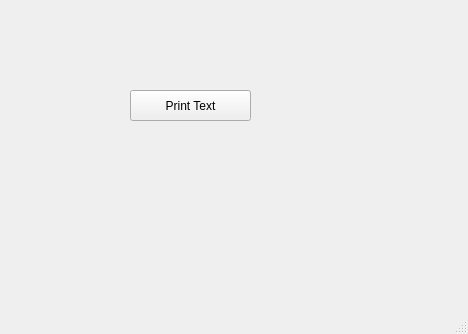
<?xml version="1.0" encoding="UTF-8"?>
<ui version="4.0">
 <class>MainWindow</class>
 <widget class="QMainWindow" name="MainWindow">
  <property name="geometry">
   <rect>
    <x>0</x>
    <y>0</y>
    <width>468</width>
    <height>334</height>
   </rect>
  </property>
  <property name="windowTitle">
   <string>MainWindow</string>
  </property>
  <widget class="QWidget" name="centralwidget">
   <widget class="QPushButton" name="pushButton">
    <property name="geometry">
     <rect>
      <x>130</x>
      <y>90</y>
      <width>121</width>
      <height>31</height>
     </rect>
    </property>
    <property name="text">
     <string>Print Text</string>
    </property>
   </widget>
  </widget>
  <widget class="QMenuBar" name="menubar">
   <property name="geometry">
    <rect>
     <x>0</x>
     <y>0</y>
     <width>468</width>
     <height>21</height>
    </rect>
   </property>
  </widget>
  <widget class="QStatusBar" name="statusbar"/>
 </widget>
 <resources/>
 <connections/>
</ui>
